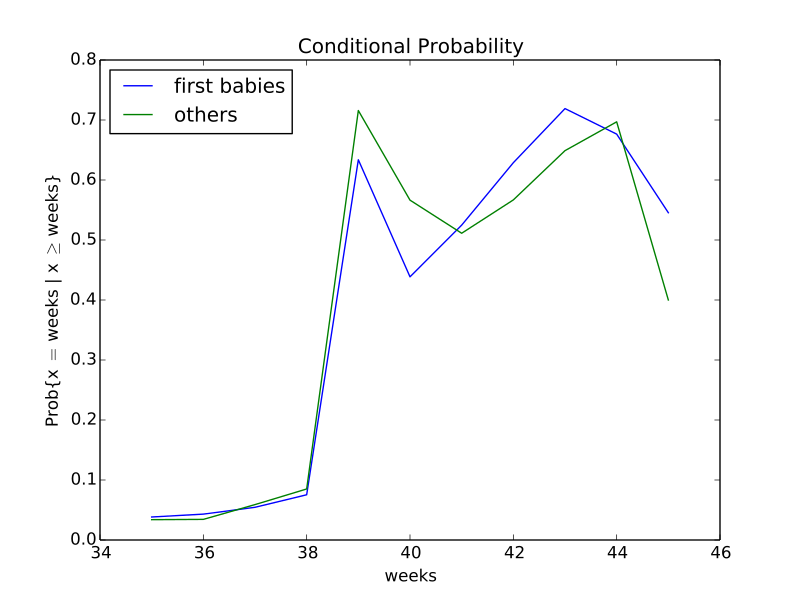

Source code (Python):
"""This file contains code used in "Think Stats",
by Allen B. Downey, available from greenteapress.com

Copyright 2010 Allen B. Downey
License: GNU GPLv3 http://www.gnu.org/licenses/gpl.html
"""

import descriptive
import Pmf
import myplot
import risk

import matplotlib.pyplot as pyplot


def ConditionPmf(pmf, filter_func, name='conditional'):
    """Computes a conditional PMF based on a filter function.
    
    Args:
        pmf: Pmf object
        filter_func: callable that takes a value from the Pmf and returns
                     a boolean
        name: string name for the new pmf
        
    Returns:
        new Pmf object
    """
    cond_pmf = pmf.Copy(name)

    vals = [val for val in pmf.Values() if filter_func(val)]
    for val in vals:
        cond_pmf.Remove(val)
    
    cond_pmf.Normalize()
    return cond_pmf


def ConditionOnWeeks(pmf, week=39, name='conditional'):
    """Computes a PMF conditioned on the given number of weeks.
    
    Args:
        pmf: Pmf object        
        week: the current duration of the pregnancy
        name: string name for the new pmf
        
    Returns:
        new Pmf object
    """
    def filter_func(x):
        return x < week

    cond = ConditionPmf(pmf, filter_func, name)
    return cond


def MakeFigure(firsts, others):
    """Makes a figure showing...
    """

    weeks = range(35, 46)
    
    # probs is a map from table name to list of conditional probabilities
    probs = {}
    for table in [firsts, others]:
        name = table.pmf.name
        probs[name] = []
        for week in weeks:
            cond = ConditionOnWeeks(table.pmf, week)
            prob = cond.Prob(week)
            print week, prob, table.pmf.name
            probs[name].append(prob)
            
    # make a plot with one line for each table
    pyplot.clf()        
    for name, ps in probs.iteritems():
        pyplot.plot(weeks, ps, label=name)
        print name, ps
    # pyplot.show()
        
    myplot.Save(root='conditional',
                xlabel='weeks',
                ylabel=r'Prob{x $=$ weeks | x $\geq$ weeks}',
                title='Conditional Probability')


def RelativeRisk(first, others, week=38):
    """Computes relative risk of the conditional prob of having
    a baby for each week, first babies compared to others.

    first: Pregnancies table
    others: Pregnancies table
    week: 
    """
    print type(first)
    first_cond = ConditionOnWeeks(first.pmf, week, 'first babies')
    other_cond = ConditionOnWeeks(others.pmf, week, 'others')

    risk.ComputeRelativeRisk(first_cond, other_cond)


def main():
    pool, firsts, others = descriptive.MakeTables()
    RelativeRisk(firsts, others)
    MakeFigure(firsts, others)
    

if __name__ == "__main__":
    main()
